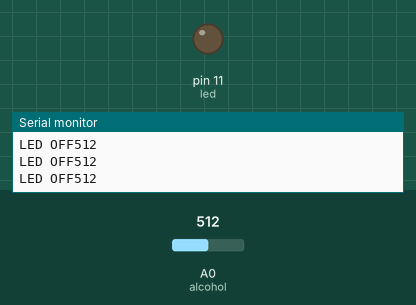
Recording of a sketch running on a simulated Arduino Uno, built with avr-gcc and run on an emulated ATmega328P. Shown: output pins drawn as LEDs (lit = HIGH), the last lines printed to the serial monitor. The test bench sets the inputs (shaded band); at power-on: A0 (alcohol) = 512.

Above: at 1.2 s.
1.3 s: A0 (alcohol) set to 53
2.8 s: A0 (alcohol) set to 44
At 3.3 s:
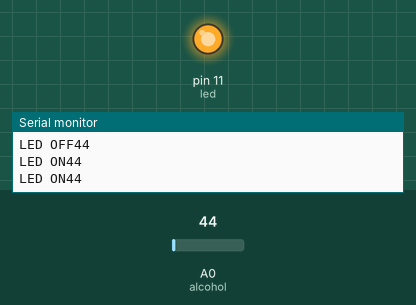
4.5 s: A0 (alcohol) set to 60
At 6.0 s:
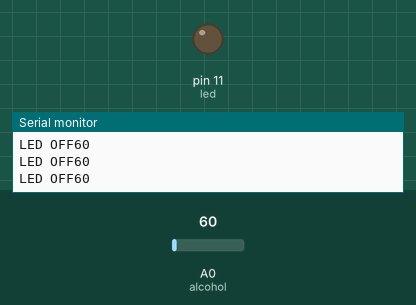
6.3 s: A0 (alcohol) set to 40
At 7.4 s:
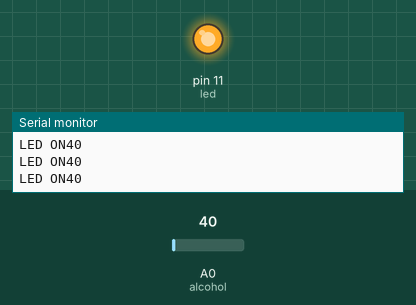
Timing chart, 0 to 9.1 s (numbered marks = the images above; inputs shaded):
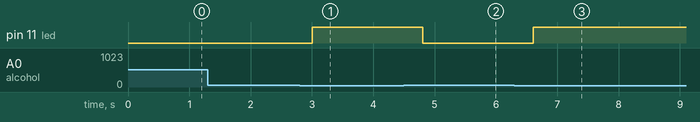

Measured:
- the behaviour switches between 50 and 49 on A0 (alcohol) (found by bisection; images 0 and 1)
- after the input at 2.8 s, pin 11 (led): LOW → HIGH after 0.21 s
- after the input at 4.5 s, pin 11 (led): HIGH → LOW after 0.31 s
- after the input at 6.3 s, pin 11 (led): LOW → HIGH after 0.31 s

The sketch:

alcoholsensor.ino
```cpp
#define led 11
#define alcohol A0

void setup()
{
pinMode(led, OUTPUT);
//pinMode(moisture, INPUT_PULLUP);
Serial.begin(9600);
}

void loop()
{
  // put your main code here, to run repeatedly:
A();
}
void A()
{
  int alcoholValue = analogRead(alcohol);
    Serial.println(alcoholValue);
    delay(200);

  if(alcoholValue<50)
  {
    digitalWrite(led, HIGH);
    Serial.print("LED ON");

  }
  else{
    digitalWrite(led, LOW);
    Serial.print("LED OFF");
  }
}
```
